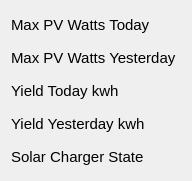
   <widget class="QWidget" name="layoutWidget">
    <property name="geometry">
     <rect>
      <x>6</x>
      <y>326</y>
      <width>172</width>
      <height>181</height>
     </rect>
    </property>
    <layout class="QGridLayout" name="gridLayout_12">
     <item row="0" column="0">
      <widget class="QLabel" name="Max_PV_Watts_Today_label">
       <property name="font">
        <font>
         <pointsize>11</pointsize>
        </font>
       </property>
       <property name="text">
        <string>Max PV Watts Today</string>
       </property>
      </widget>
     </item>
     <item row="1" column="0">
      <widget class="QLabel" name="Max_PV_Watts_Yesterday_label">
       <property name="minimumSize">
        <size>
         <width>170</width>
         <height>0</height>
        </size>
       </property>
       <property name="maximumSize">
        <size>
         <width>0</width>
         <height>16777215</height>
        </size>
       </property>
       <property name="font">
        <font>
         <pointsize>11</pointsize>
        </font>
       </property>
       <property name="text">
        <string>Max PV Watts Yesterday</string>
       </property>
      </widget>
     </item>
     <item row="2" column="0">
      <widget class="QLabel" name="Yield_Today_label">
       <property name="font">
        <font>
         <pointsize>11</pointsize>
        </font>
       </property>
       <property name="text">
        <string>Yield Today kwh</string>
       </property>
      </widget>
     </item>
     <item row="3" column="0">
      <widget class="QLabel" name="Yield_Yesterday_label">
       <property name="font">
        <font>
         <pointsize>11</pointsize>
        </font>
       </property>
       <property name="text">
        <string>Yield Yesterday kwh</string>
       </property>
      </widget>
     </item>
     <item row="4" column="0">
      <widget class="QLabel" name="Solar_Charger_State_label">
       <property name="font">
        <font>
         <pointsize>11</pointsize>
        </font>
       </property>
       <property name="text">
        <string>Solar Charger State</string>
       </property>
      </widget>
     </item>
    </layout>
   </widget>
